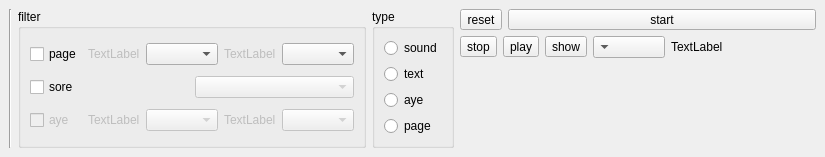
  <widget class="CustomDock" name="dockWidget_exam">
   <property name="layoutDirection">
    <enum>Qt::RightToLeft</enum>
   </property>
   <property name="styleSheet">
    <string notr="true">QDockWidget &gt; QWidget {
    border: 1px solid black;
}</string>
   </property>
   <property name="allowedAreas">
    <set>Qt::BottomDockWidgetArea|Qt::TopDockWidgetArea</set>
   </property>
   <property name="windowTitle">
    <string>exam</string>
   </property>
   <attribute name="dockWidgetArea">
    <number>8</number>
   </attribute>
   <widget class="QWidget" name="dockWidgetContents_3">
    <layout class="QHBoxLayout" name="horizontalLayout_12">
     <item>
      <layout class="QVBoxLayout" name="verticalLayout_13">
       <item>
        <layout class="QHBoxLayout" name="horizontalLayout_20">
         <item>
          <widget class="QToolButton" name="toolButton_examStart">
           <property name="sizePolicy">
            <sizepolicy hsizetype="Minimum" vsizetype="Fixed">
             <horstretch>0</horstretch>
             <verstretch>0</verstretch>
            </sizepolicy>
           </property>
           <property name="layoutDirection">
            <enum>Qt::RightToLeft</enum>
           </property>
           <property name="text">
            <string>start</string>
           </property>
           <property name="icon">
            <iconset resource="resources.qrc">
             <normaloff>:/rec/icon/004_044_test_tube_laboratory_chemistry_lab_beake_biology_preparation_4.png</normaloff>:/rec/icon/004_044_test_tube_laboratory_chemistry_lab_beake_biology_preparation_4.png</iconset>
           </property>
           <property name="iconSize">
            <size>
             <width>50</width>
             <height>50</height>
            </size>
           </property>
           <property name="toolButtonStyle">
            <enum>Qt::ToolButtonIconOnly</enum>
           </property>
           <property name="autoRaise">
            <bool>false</bool>
           </property>
          </widget>
         </item>
         <item>
          <widget class="QToolButton" name="toolButton_examReset">
           <property name="layoutDirection">
            <enum>Qt::RightToLeft</enum>
           </property>
           <property name="text">
            <string>reset</string>
           </property>
           <property name="icon">
            <iconset resource="resources.qrc">
             <normaloff>:/rec/icon/024_045_rotate_clockwise_arrow_circle_2.png</normaloff>:/rec/icon/024_045_rotate_clockwise_arrow_circle_2.png</iconset>
           </property>
           <property name="iconSize">
            <size>
             <width>50</width>
             <height>50</height>
            </size>
           </property>
           <property name="toolButtonStyle">
            <enum>Qt::ToolButtonIconOnly</enum>
           </property>
          </widget>
         </item>
        </layout>
       </item>
       <item>
        <layout class="QVBoxLayout" name="verticalLayout_11">
         <item>
          <layout class="QHBoxLayout" name="horizontalLayout_11">
           <item>
            <widget class="ExamLabel" name="label_examProperty">
             <property name="styleSheet">
              <string notr="true"/>
             </property>
             <property name="text">
              <string/>
             </property>
            </widget>
           </item>
           <item>
            <layout class="QHBoxLayout" name="horizontalLayout_examQary">
             <item>
              <layout class="QHBoxLayout" name="horizontalLayout_7">
               <item>
                <spacer name="horizontalSpacer_5">
                 <property name="orientation">
                  <enum>Qt::Horizontal</enum>
                 </property>
                 <property name="sizeHint" stdset="0">
                  <size>
                   <width>40</width>
                   <height>20</height>
                  </size>
                 </property>
                </spacer>
               </item>
               <item>
                <spacer name="horizontalSpacer_4">
                 <property name="orientation">
                  <enum>Qt::Horizontal</enum>
                 </property>
                 <property name="sizeHint" stdset="0">
                  <size>
                   <width>40</width>
                   <height>20</height>
                  </size>
                 </property>
                </spacer>
               </item>
               <item>
                <widget class="QLabel" name="label_qary_exam">
                 <property name="text">
                  <string>TextLabel</string>
                 </property>
                </widget>
               </item>
               <item>
                <widget class="QComboBox" name="comboBox_examQary"/>
               </item>
              </layout>
             </item>
             <item>
              <widget class="QToolButton" name="toolButton_showAyeExam">
               <property name="text">
                <string>show</string>
               </property>
               <property name="icon">
                <iconset resource="resources.qrc">
                 <normaloff>:/rec/icon/020_198_log_script_file_document_sheet_page_text.png</normaloff>:/rec/icon/020_198_log_script_file_document_sheet_page_text.png</iconset>
               </property>
               <property name="iconSize">
                <size>
                 <width>35</width>
                 <height>35</height>
                </size>
               </property>
              </widget>
             </item>
             <item>
              <widget class="QToolButton" name="toolButton_examPlay">
               <property name="layoutDirection">
                <enum>Qt::RightToLeft</enum>
               </property>
               <property name="text">
                <string>play</string>
               </property>
               <property name="icon">
                <iconset resource="resources.qrc">
                 <normaloff>:/rec/icon/024_020_play_button_circle.png</normaloff>:/rec/icon/024_020_play_button_circle.png</iconset>
               </property>
               <property name="iconSize">
                <size>
                 <width>35</width>
                 <height>35</height>
                </size>
               </property>
               <property name="toolButtonStyle">
                <enum>Qt::ToolButtonIconOnly</enum>
               </property>
              </widget>
             </item>
             <item>
              <widget class="QToolButton" name="toolButton_examStop">
               <property name="layoutDirection">
                <enum>Qt::RightToLeft</enum>
               </property>
               <property name="text">
                <string>stop</string>
               </property>
               <property name="icon">
                <iconset resource="resources.qrc">
                 <normaloff>:/rec/icon/024_022_stop_button_circle.png</normaloff>:/rec/icon/024_022_stop_button_circle.png</iconset>
               </property>
               <property name="iconSize">
                <size>
                 <width>35</width>
                 <height>35</height>
                </size>
               </property>
               <property name="toolButtonStyle">
                <enum>Qt::ToolButtonIconOnly</enum>
               </property>
              </widget>
             </item>
            </layout>
           </item>
          </layout>
         </item>
         <item>
          <widget class="QLabel" name="label_examShow">
           <property name="styleSheet">
            <string notr="true">QDockWidget &gt; QWidget {
	background-color: rgb(255, 255, 127);
    border: 1px solid black;
}</string>
           </property>
           <property name="midLineWidth">
            <number>0</number>
           </property>
           <property name="text">
            <string/>
           </property>
          </widget>
         </item>
        </layout>
       </item>
      </layout>
     </item>
     <item>
      <layout class="QHBoxLayout" name="horizontalLayout_19">
       <item>
        <layout class="QVBoxLayout" name="verticalLayout_12">
         <item>
          <widget class="QGroupBox" name="groupBox_examType">
           <property name="layoutDirection">
            <enum>Qt::LeftToRight</enum>
           </property>
           <property name="title">
            <string>type</string>
           </property>
           <layout class="QVBoxLayout" name="verticalLayout_14">
            <item>
             <widget class="QRadioButton" name="radioButton_examSound">
              <property name="text">
               <string>sound</string>
              </property>
             </widget>
            </item>
            <item>
             <widget class="QRadioButton" name="radioButton_examText">
              <property name="text">
               <string>text</string>
              </property>
             </widget>
            </item>
            <item>
             <widget class="QRadioButton" name="radioButton_examAye">
              <property name="text">
               <string>aye</string>
              </property>
             </widget>
            </item>
            <item>
             <widget class="QRadioButton" name="radioButton_examPage">
              <property name="text">
               <string>page</string>
              </property>
             </widget>
            </item>
           </layout>
          </widget>
         </item>
        </layout>
       </item>
       <item>
        <widget class="QGroupBox" name="groupBox_examLimit">
         <property name="layoutDirection">
          <enum>Qt::LeftToRight</enum>
         </property>
         <property name="styleSheet">
          <string notr="true"/>
         </property>
         <property name="title">
          <string>filter</string>
         </property>
         <layout class="QVBoxLayout" name="verticalLayout_6">
          <item>
           <layout class="QHBoxLayout" name="horizontalLayout_22">
            <item>
             <widget class="QCheckBox" name="checkBox_examLimitPage">
              <property name="text">
               <string>page</string>
              </property>
             </widget>
            </item>
            <item>
             <layout class="QHBoxLayout" name="horizontalLayout_17">
              <item>
               <layout class="QHBoxLayout" name="horizontalLayout_examPage">
                <item>
                 <widget class="QLabel" name="label_examFromPage">
                  <property name="enabled">
                   <bool>false</bool>
                  </property>
                  <property name="text">
                   <string>TextLabel</string>
                  </property>
                 </widget>
                </item>
                <item>
                 <widget class="QComboBox" name="comboBox_examFromPage"/>
                </item>
                <item>
                 <widget class="QLabel" name="label_examToPage">
                  <property name="enabled">
                   <bool>false</bool>
                  </property>
                  <property name="text">
                   <string>TextLabel</string>
                  </property>
                 </widget>
                </item>
                <item>
                 <widget class="QComboBox" name="comboBox_examToPage"/>
                </item>
               </layout>
              </item>
             </layout>
            </item>
           </layout>
          </item>
          <item>
           <layout class="QHBoxLayout" name="horizontalLayout_13">
            <item>
             <widget class="QCheckBox" name="checkBox_examLimitSore">
              <property name="text">
               <string>sore</string>
              </property>
             </widget>
            </item>
            <item>
             <widget class="QComboBox" name="comboBox_examSore">
              <property name="enabled">
               <bool>false</bool>
              </property>
             </widget>
            </item>
           </layout>
          </item>
          <item>
           <layout class="QHBoxLayout" name="horizontalLayout_9">
            <item>
             <layout class="QHBoxLayout" name="horizontalLayout_18">
              <item>
               <widget class="QCheckBox" name="checkBox_examLimitAye">
                <property name="enabled">
                 <bool>false</bool>
                </property>
                <property name="text">
                 <string>aye</string>
                </property>
               </widget>
              </item>
              <item>
               <layout class="QHBoxLayout" name="horizontalLayout_10">
                <item>
                 <layout class="QHBoxLayout" name="horizontalLayout_examAye">
                  <item>
                   <widget class="QLabel" name="label_examToAye">
                    <property name="enabled">
                     <bool>false</bool>
                    </property>
                    <property name="text">
                     <string>TextLabel</string>
                    </property>
                   </widget>
                  </item>
                  <item>
                   <widget class="QComboBox" name="comboBox_examFromAye">
                    <property name="enabled">
                     <bool>false</bool>
                    </property>
                   </widget>
                  </item>
                  <item>
                   <widget class="QLabel" name="label_examFromAye">
                    <property name="enabled">
                     <bool>false</bool>
                    </property>
                    <property name="text">
                     <string>TextLabel</string>
                    </property>
                   </widget>
                  </item>
                  <item>
                   <widget class="QComboBox" name="comboBox_examToAye">
                    <property name="enabled">
                     <bool>false</bool>
                    </property>
                   </widget>
                  </item>
                 </layout>
                </item>
               </layout>
              </item>
             </layout>
            </item>
           </layout>
          </item>
         </layout>
        </widget>
       </item>
      </layout>
     </item>
     <item>
      <widget class="Line" name="line_5">
       <property name="orientation">
        <enum>Qt::Vertical</enum>
       </property>
      </widget>
     </item>
    </layout>
    <zorder>line_5</zorder>
    <zorder></zorder>
    <zorder></zorder>
   </widget>
  </widget>
